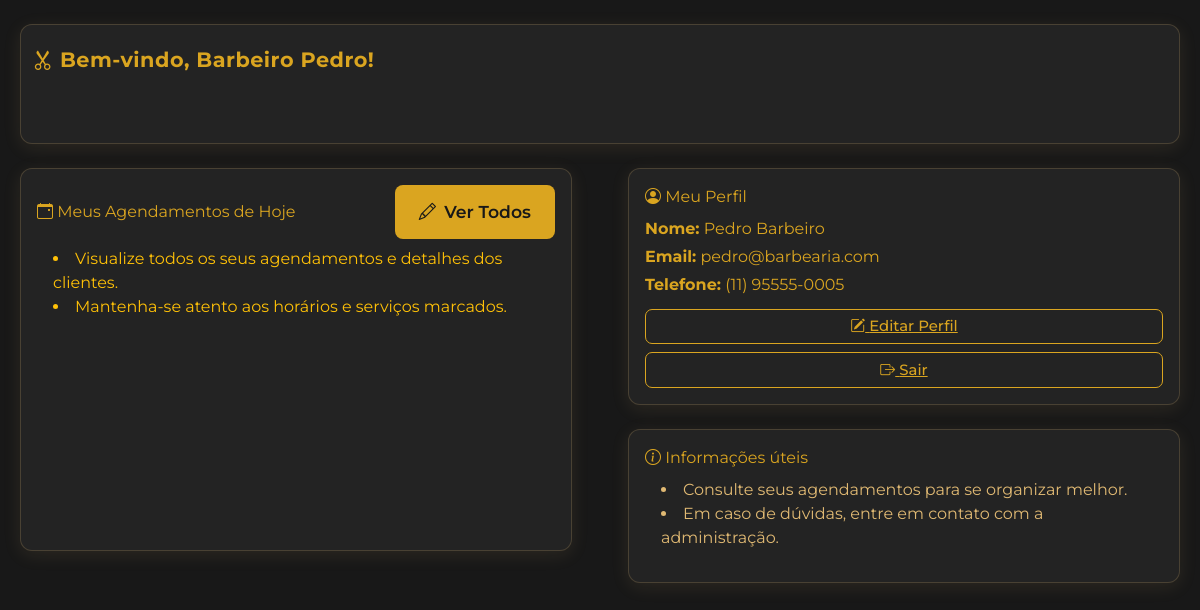
/barbeiro/index_barbeiro.php (signed in), run on the app's committed database.
### tables this page shows
CREATE TABLE IF NOT EXISTS `Barbeiro` (
  `idBarbeiro` INT NOT NULL AUTO_INCREMENT,
  `nomeBarbeiro` VARCHAR(100) NOT NULL,
  `emailBarbeiro` VARCHAR(100) NOT NULL UNIQUE,
  `telefoneBarbeiro` VARCHAR(20) NOT NULL,
  `senhaBarbeiro` VARCHAR(255) NOT NULL,
  `statusBarbeiro` ENUM('Ativo', 'Inativo') NOT NULL,
  `dataRetorno` DATE DEFAULT NULL,
  `Unidade_idUnidade` INT NOT NULL,
  PRIMARY KEY (`idBarbeiro`),
  CONSTRAINT `fk_Barbeiro_Unidade`
    FOREIGN KEY (`Unidade_idUnidade`)
    REFERENCES `Unidade` (`idUnidade`)
    ON DELETE CASCADE
    ON UPDATE CASCADE);

### barbeiro/index_barbeiro.php (the view, shortened to what this page needs)
<?php
$bd = new Banco();
$conn = $bd->getConexao();
$idBarbeiro = $_SESSION['usuario_id'];
$stmt = $conn->prepare("SELECT nomeBarbeiro, emailBarbeiro, telefoneBarbeiro FROM Barbeiro WHERE idBarbeiro = ?");
$stmt->bind_param("i", $idBarbeiro);
$stmt->execute();
$stmt->bind_result($nomeCompleto, $email, $telefone);
$primeiroNome = explode(' ', trim($nomeCompleto))[0];
?>
<!DOCTYPE html>
<html lang="pt-br">
<head>
    <link href="https://cdn.jsdelivr.net/npm/bootstrap@5.3.2/dist/css/bootstrap.min.css" rel="stylesheet">
    <link href="https://cdn.jsdelivr.net/npm/bootstrap-icons@1.11.1/font/bootstrap-icons.css" rel="stylesheet">
    <link rel="stylesheet" href="dashboard_barbeiro.css">
</head>
<body class="dashboard-barbeiro-novo">
<div class="container py-4">
    <div class="row mb-4">
        <div class="col-12">
            <div class="dashboard-card dashboard-welcome-card">
                <span class="dashboard-title"><i class="bi bi-scissors"></i> Bem-vindo, Barbeiro <?= htmlspecialchars($primeiroNome) ?>!</span>
            </div>
        </div>
    </div>
    <div class="row g-3">
        <div class="col-12 col-lg-7">
            <div class="dashboard-card p-3 flex-fill">
                <div class="d-flex justify-content-between align-items-center mb-2 flex-wrap gap-2">
                    <div class="dashboard-section-title mb-0"><i class="bi bi-calendar-event"></i> Meus Agendamentos de Hoje</div>
                    <div class="row gx-2">
                        <div class="col-auto">
                            <a href="agendamentos_barbeiro.php" class="dashboard-action dashboard-btn-small"><i class="bi bi-pencil"></i> Ver Todos</a>
                        </div>
                    </div>
                </div>
                <ul class="dashboard-info-list text-warning mb-2" style="font-size:1rem;">
                    <li>Visualize todos os seus agendamentos e detalhes dos clientes.</li>
                    <li>Mantenha-se atento aos horários e serviços marcados.</li>
                </ul>
            </div>
        </div>
        <div class="col-12 col-lg-5">
            <div class="dashboard-card p-3 flex-fill mb-0">
                <div class="dashboard-section-title mb-2"><i class="bi bi-person-circle"></i> Meu Perfil</div>
                <div class="mb-1"><b>Nome:</b> <?= htmlspecialchars($nomeCompleto) ?></div>
                <div class="mb-1"><b>Email:</b> <?= htmlspecialchars($email) ?></div>
                <div class="mb-1"><b>Telefone:</b> <?= htmlspecialchars($telefone) ?></div>
                <a href="editar_perfil.php" class="dashboard-btn-sutil mt-2 w-100"><i class="bi bi-pencil-square"></i> Editar Perfil</a>
                <a href="../logout.php" class="dashboard-btn-sutil mt-2 w-100"><i class="bi bi-box-arrow-right"></i> Sair</a>
            </div>
            <div class="dashboard-card p-3 flex-fill mb-0">
                <div class="dashboard-section-title mb-2"><i class="bi bi-info-circle"></i> Informações úteis</div>
                <ul class="dashboard-info-list">
                    <li>Consulte seus agendamentos para se organizar melhor.</li>
                    <li>Em caso de dúvidas, entre em contato com a administração.</li>
                </ul>
            </div>
        </div>
    </div>
</div>
</body>
</html>

### barbeiro/dashboard_barbeiro.css (style rules this page uses)
body, .dashboard-barbeiro-novo { background: #181818; color: #daa520; font-family: 'Montserrat', 'Segoe UI', Arial, sans-serif; min-height: 100vh; }
.dashboard-barbeiro-novo .container { max-width: 1100px; margin: 0 auto; }
.dashboard-barbeiro-novo .col-12.col-lg-7, .dashboard-barbeiro-novo .col-12.col-lg-5 { display: flex; flex-direction: column; align-items: stretch; height: 100%; }
.dashboard-barbeiro-novo .col-12.col-lg-7 { justify-content: flex-start; order: 1; }
.dashboard-barbeiro-novo .col-12.col-lg-5 { gap: 1.5rem; order: 2; }
.dashboard-barbeiro-novo .dashboard-card { background: #232323; border-radius: 12px; box-shadow: 0 4px 18px rgba(224,185,115,0.10); padding: 2rem 1.5rem; margin-bottom: 2rem; border: 1px solid #e0b97333; display: flex; flex-direction: column; justify-content: flex-start; height: 100%; }
.dashboard-barbeiro-novo .dashboard-title { margin-bottom: 1rem; font-weight: 700; font-size: 2.1rem; color: #daa520; letter-spacing: 0.5px; }
.dashboard-barbeiro-novo .dashboard-action { border-radius: 8px; padding: 0.9rem 1.5rem; font-size: 1.08rem; font-weight: 600; transition: background 0.2s, color 0.2s; cursor: pointer; text-decoration: none; display: flex; align-items: center; gap: 0.5rem; }
.dashboard-barbeiro-novo .dashboard-info-list { list-style: disc inside; color: #e0b973; margin-bottom: 0; padding-left: 1rem; }
.dashboard-btn-sutil { background: transparent !important; color: #daa520 !important; border: 1px solid #daa520 !important; border-radius: 7px !important; padding: 0.35rem 0.9rem !important; font-size: 0.93rem !important; font-weight: 500 !important; box-shadow: none !important; transition: background 0.2s, color 0.2s, border 0.2s; margin-top: 0.5rem; margin-bottom: 0 !important; text-align: center; }
.dashboard-action, .dashboard-btn-small, .dashboard-btn-logout { background: #daa520 !important; color: #181818 !important; border: none !important; }
.row.g-3 { display: grid; grid-template-columns: repeat(auto-fit, minmax(340px, 1fr)); gap: 2rem 2.5rem; align-items: stretch; justify-items: center; }
.dashboard-barbeiro-novo .container { max-width: 98vw; padding: 0 0.5rem; }
.dashboard-barbeiro-novo .dashboard-title { font-size: 1.3rem; }
.dashboard-barbeiro-novo .dashboard-card { padding: 1.2rem 0.7rem; }
.dashboard-barbeiro-novo .col-12.col-lg-7, .dashboard-barbeiro-novo .col-12.col-lg-5 { width: 100%; max-width: 100%; }

### data on the page
barbeiro: nomeBarbeiro "Pedro", nomeBarbeiro "Pedro Barbeiro", emailBarbeiro "pedro@barbearia.com", telefoneBarbeiro "(11) 95555-0005"
